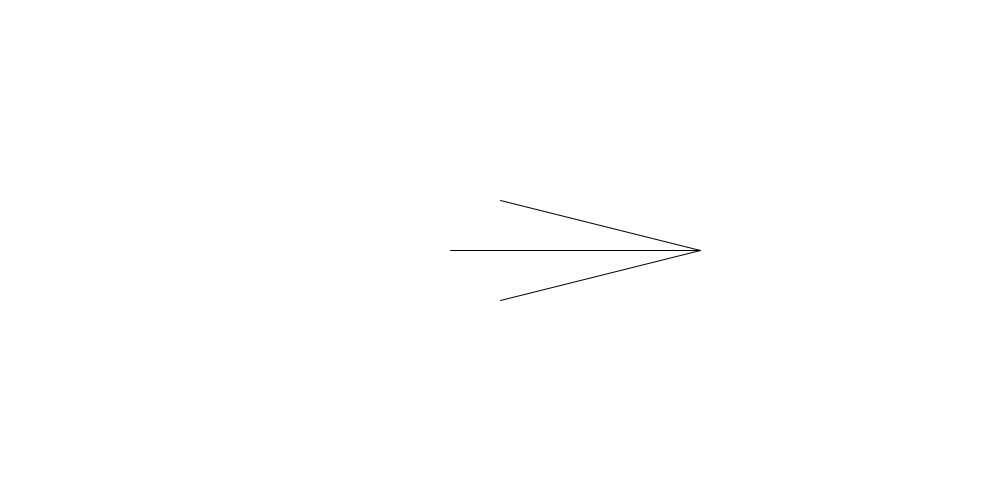
Frame 1 (no input)
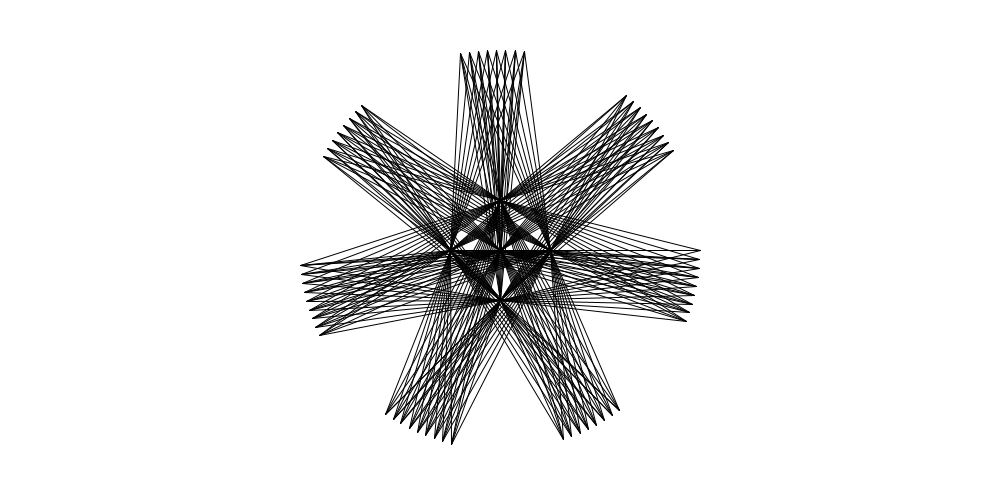
Frame 60 (the mouse pressed at the canvas centre just before this capture)
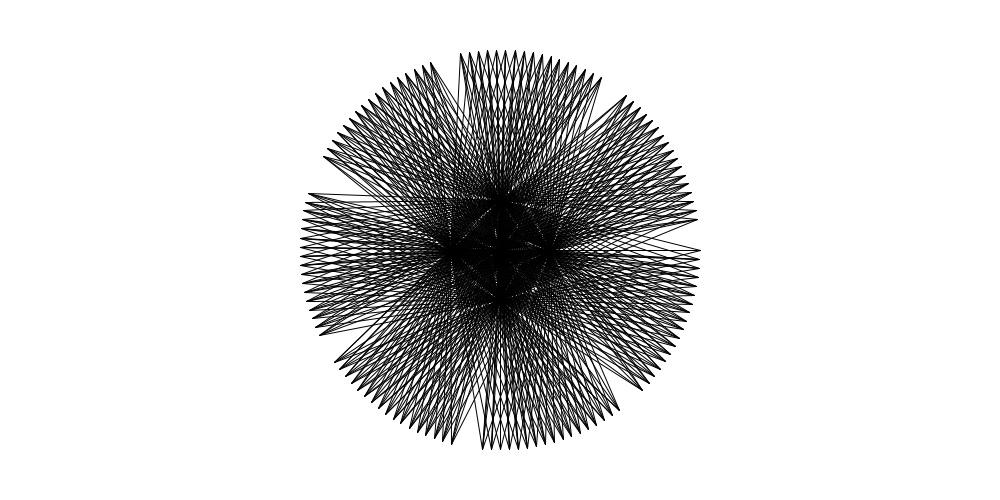
Frame 120 (the mouse held since frame 60 and released just before this capture)

The Processing sketch that drew these frames (run headless with seeded random() and noise(); from frame 60 on, the mouse is pressed at the canvas centre):

// Processing sketch: processing_81820
// ── processing_81820.pde

float a = 0;
float inc = TWO_PI/(random(0,360))*(100);

float b = 0.0;
float g = 200; //radius

void setup()
{
size(1000, 500);
background(255);
}

void draw()
{
 
  
line(500, 250, (500+cos(a)*g), 250+sin(a)*g); /// middle


line(500, 200, (500+cos(a)*g), 250+sin(a)*g); /// upper
line(500, 300, (500+cos(a)*g), 250+sin(a)*g); /// downer

line(450, 250, (500+cos(a)*g), 250+sin(a)*g); /// right
line(550, 250, (500+cos(a)*g), 250+sin(a)*g); /// left

  a = a + inc;
}


void mousePressed()
{
background(255); ///reset
}
